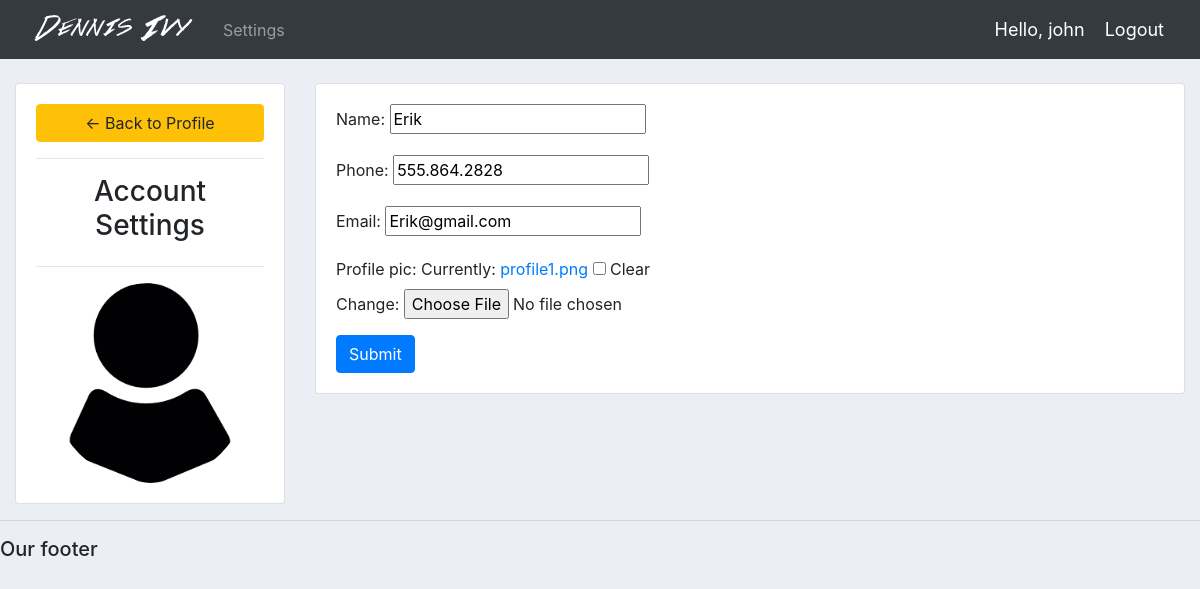
The page /account/ (signed in) on the database its author committed.
### accounts/models.py (models this page shows, shortened)
class Customer(models.Model):
	user = models.OneToOneField(User, null=True, blank=True, on_delete=models.CASCADE)
	name = models.CharField(max_length=200, null=True)
	phone = models.CharField(max_length=200, null=True)
	email = models.CharField(max_length=200, null=True)
	profile_pic = models.ImageField(default="profile1.png", null=True, blank=True)
	date_created = models.DateTimeField(auto_now_add=True, null=True)

### accounts/decorators.py (the view)
		def wrapper_func(request, *args, **kwargs):
			group = None
			if request.user.groups.exists():
				group = request.user.groups.all()[0].name
			if group in allowed_roles:
				return view_func(request, *args, **kwargs)
			else:
				return HttpResponse('You are not authorized to view this page')

### accounts/forms.py
class CustomerForm(ModelForm):
	class Meta:
		model = Customer
		fields = '__all__'
		exclude = ['user']

### accounts/views.py (called while the page is built)
@login_required(login_url='login')
@allowed_users(allowed_roles=['customer'])
def accountSettings(request):
	customer = request.user.customer
	form = CustomerForm(instance=customer)
	if request.method == 'POST':
		form = CustomerForm(request.POST, request.FILES,instance=customer)
		if form.is_valid():
			form.save()
	context = {'form':form}
	return render(request, 'accounts/account_settings.html', context)

### accounts/templates/accounts/account_settings.html (shortened to what this page needs)
{%  extends 'accounts/main.html' %}
{% load static %}
{% block content %}
<br>
<div class="row">
	<div class="col-md-3">
		<div class="card card-body">
			<a class="btn btn-warning" href="{% url 'home' %}"> &#8592; Back to Profile</a>
			<hr>
			<h3 style="text-align: center">Account Settings</h3>
			<hr>
			<img class="profile-pic" src="{{request.user.customer.profile_pic.url}}" >
		</div>
	</div>
	<div class="col-md-9">
		<div class="card card-body">
			<form method="POST" action="" enctype="multipart/form-data">
				{{form.as_p}}
			<input class="btn btn-primary" type="submit" name="Update Information">
			</form>
		</div>
	</div>
</div>
{% endblock %}

### accounts/templates/accounts/navbar.html (shortened to what this page needs)
{% load static %}
<nav class="navbar navbar-expand-lg navbar-dark bg-dark">
 <img src="{% static 'images/logo.png' %}">
  <div class="collapse navbar-collapse" id="navbarNav">
    <ul class="navbar-nav">
      {% if request.user.is_staff %}
      <li class="nav-item active">
        <a class="nav-link" href="{% url 'home' %}">Dashboard</a>
      </li>
      <li class="nav-item">
        <a class="nav-link" href="{% url 'products' %}">Products</a>
      </li>
      {% else %}
       <li class="nav-item">
        <a class="nav-link" href="{% url 'account' %}">Settings</a>
      </li>
      {% endif %}
    </ul>
  </div>
  <span class="hello-msg">Hello, {{request.user}}</span>
  <span ><a  class="hello-msg" href="{% url 'logout' %}">Logout</a></span>
</nav>

### static/css/main.css (style rules this page uses)
body { background-color: #ebeff5; }

### accounts/templates/accounts/navbar.html (style rules this page uses)
.hello-msg { font-size: 18px; color: #fff; margin-right: 20px; }

### accounts/templates/accounts/account_settings.html (style rules this page uses)
.profile-pic { max-width: 200px; max-height:200px; margin: 0 auto; border-radius: 50%; }

### rows shown on the page
Customer: name "Erik", phone "555.864.2828", email "Erik@gmail.com"

### other values the page prints
{{ request.user }} "john"
